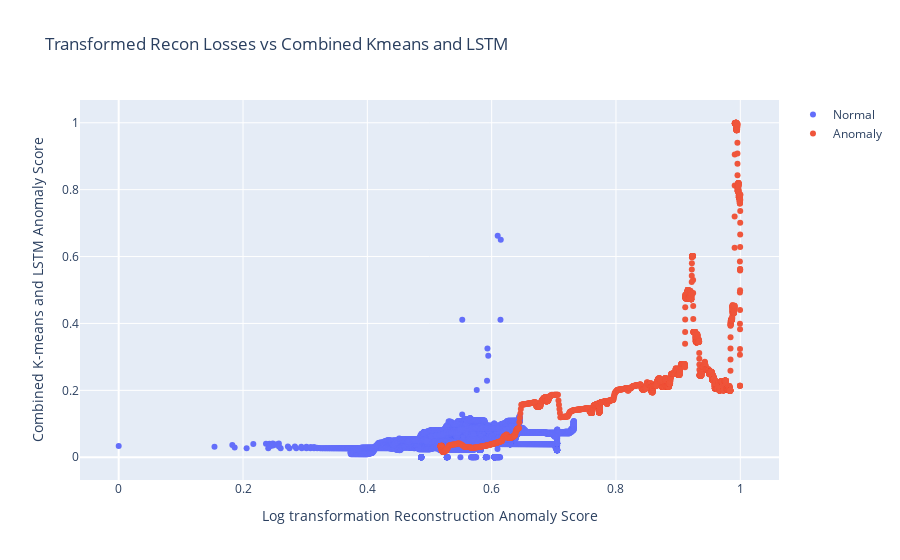

The cell this chart's notebook holds for it:
### Code cell
df = final_df.copy()
df = EDA_transformation(df)
df.tail()

### Figure 1 — Plotly figure (JSON) as saved in the notebook; plotly's stock layout.template omitted (floating-point values rounded to 4 significant figures; data arrays with more than 128 entries replaced by an {"elided": "..."} marker saying what was removed)
{"data": [{"mode": "markers", "name": "Normal", "type": "scatter", "x": {"elided": "5225 float values"}, "y": {"elided": "5225 float values"}}, {"mode": "markers", "name": "Anomaly", "type": "scatter", "x": {"elided": "3248 float values"}, "y": {"elided": "3248 float values"}}], "layout": {"title": {"text": "Transformed Recon Losses vs Combined Kmeans and LSTM"}, "xaxis": {"title": {"text": "Log transformation Reconstruction Anomaly Score"}}, "yaxis": {"title": {"text": "Combined K-means and LSTM Anomaly Score"}}}}
